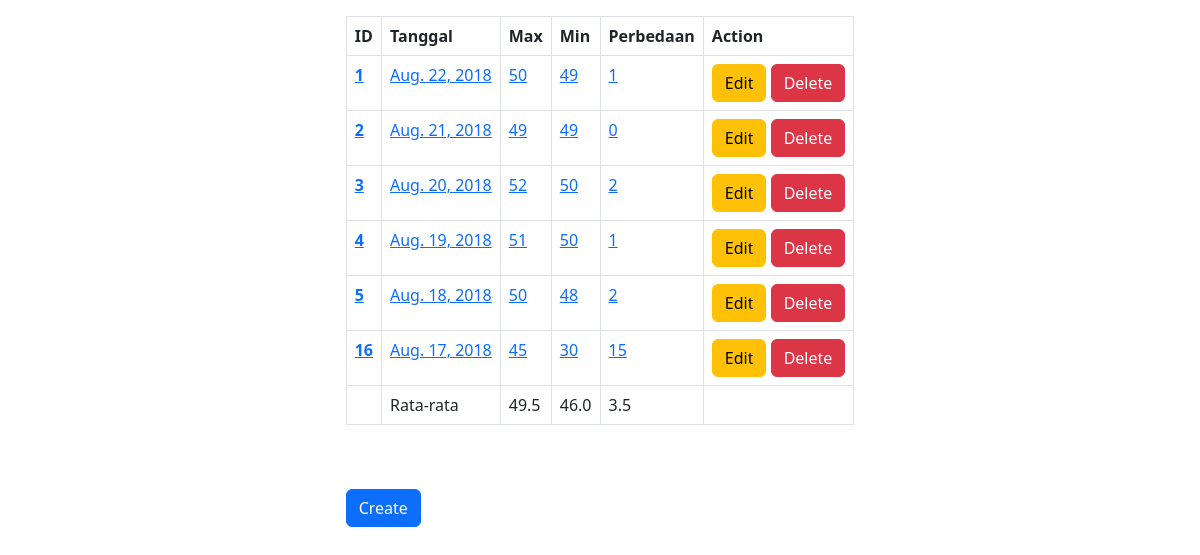
The page / on the database its author committed.
### main/models.py (models this page shows, shortened)
class ToDoList(models.Model):
    date = models.DateField()
    max = models.IntegerField()
    min = models.IntegerField()
    diff = models.IntegerField()

### main/views.py (the view)
# urls.py: 2. Add a URL to urlpatterns:  path('', views.home, name='home')
def home(response):
    datas = ToDoList.objects.all()
    maksAvg = datas.aggregate(Avg('max'))
    minAvg = datas.aggregate(Avg('min'))
    diffAvg = datas.aggregate(Avg('diff'))
    context = {'datas': datas, 'max' : maksAvg['max__avg'], 'min' : minAvg['min__avg'], 'diff' : diffAvg['diff__avg']}
    return render(response, "main/home.html", context)

### main/templates/main/home.html (shortened to what this page needs)
{% extends 'main/base.html' %}
{% block content %}
<div class="row justify-content-center">
    <div class="col-auto">
          <table class="table table-responsive">
                {% if datas %}
                <table class="table table-bordered border-black">
                    <thead>
                        <tr>
                            <th scope="col">ID</th>
                            <th scope="col">Tanggal</th>
                            <th scope="col">Max</th>
                            <th scope="col">Min</th>
                            <th scope="col">Perbedaan</th>
                            <th scope="col">Action</th>
                        </tr>
                    </thead>
                    <tbody>
                    {% for data in datas %}
                        <tr>
                            <th scope="row"><a href="{% url 'index' data.id %}">{{data.id}}</a></th>
                            <td><a href="{% url 'index' data.id %}">{{data.date}}</a></td>
                            <td><a href="{% url 'index' data.id %}">{{data.max}}</a></td>
                            <td><a href="{% url 'index' data.id %}">{{data.min}}</a></td>
                            <td><a href="{% url 'index' data.id %}">{{data.diff}}</a></td>
                            <td>
                                <a href="{% url 'update' data.id %}" class="btn btn-warning">Edit</a>
                                <form action="{% url 'delete' data.id%}" method="POST" class="d-inline"> {% csrf_token %}
                                    <input type="submit" class="btn btn-danger" value="Delete">
                                </form>
                            </td>
                        </tr>
                    {% endfor %}
                        <tr>
                            <td></td>
                            <td>Rata-rata</td>
                            <td>{{max}}</td>
                            <td>{{min}}</td>
                            <td>{{diff}}</td>
                            <td></td>
                        </tr>
                    </tbody>
                </table>
                {% else %}
                    <h4 class="text-center alert alert-warning">No Data Record</h4>
                {% endif %}
                <br><br>
                <form action={% url 'create' %} class="d-inline form-horizontal"> {% csrf_token %}
                    <input type="submit" class="btn btn-primary" value="Create">
                </form>
          </table>
    </div>
</div>
{% endblock %}

### rows shown on the page
ToDoList: id "1", date "Aug. 22, 2018", max "50", min "49", diff "1"
ToDoList: id "2", date "Aug. 21, 2018", max "49", min "49", diff "0"
ToDoList: id "3", date "Aug. 20, 2018", max "52", min "50", diff "2"
ToDoList: id "4", date "Aug. 19, 2018", max "51", min "50", diff "1"
ToDoList: id "5", date "Aug. 18, 2018", max "50", min "48", diff "2"
ToDoList: id "16", date "Aug. 17, 2018", max "45", min "30", diff "15"

### other values the page prints
{{ max }} "49.5"
{{ min }} "46.0"
{{ diff }} "3.5"
